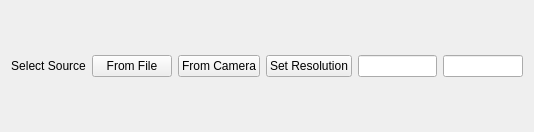
<?xml version="1.0" encoding="UTF-8"?>
<ui version="4.0">
 <class>ImageGeneratorConfiguratorClass</class>
 <widget class="QWidget" name="ImageGeneratorConfiguratorClass">
  <property name="geometry">
   <rect>
    <x>0</x>
    <y>0</y>
    <width>534</width>
    <height>132</height>
   </rect>
  </property>
  <property name="windowTitle">
   <string>ImageGeneratorConfigurator</string>
  </property>
  <layout class="QHBoxLayout" name="horizontalLayout_3">
   <item>
    <layout class="QHBoxLayout" name="horizontalLayout_2">
     <item>
      <widget class="QLabel" name="label">
       <property name="text">
        <string>Select Source</string>
       </property>
       <property name="alignment">
        <set>Qt::AlignCenter</set>
       </property>
      </widget>
     </item>
     <item>
      <widget class="QPushButton" name="file_button">
       <property name="text">
        <string>From File</string>
       </property>
      </widget>
     </item>
     <item>
      <widget class="QPushButton" name="camera_button">
       <property name="text">
        <string>From Camera</string>
       </property>
      </widget>
     </item>
    </layout>
   </item>
   <item>
    <layout class="QHBoxLayout" name="horizontalLayout">
     <item>
      <widget class="QPushButton" name="resolution_button">
       <property name="text">
        <string>Set Resolution</string>
       </property>
      </widget>
     </item>
     <item>
      <widget class="QLineEdit" name="xres_text"/>
     </item>
     <item>
      <widget class="QLineEdit" name="yres_text"/>
     </item>
    </layout>
   </item>
  </layout>
 </widget>
 <layoutdefault spacing="6" margin="11"/>
 <resources/>
 <connections/>
</ui>
